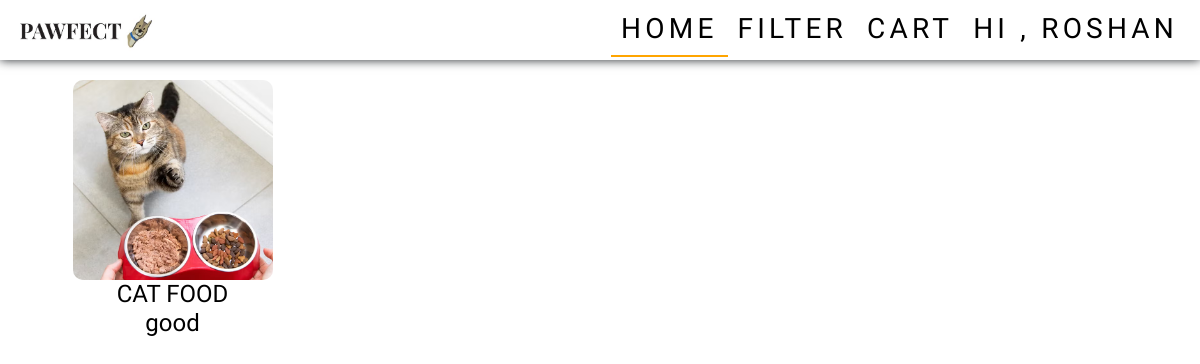
Screenshot of /products/1 (signed in) with the database file from the repository.
### app/models.py (models this page shows)
class Product(models.Model):
    category=models.ForeignKey(Category, on_delete=models.CASCADE)
    name=models.TextField()
    img=models.FileField()
    dis=models.TextField()

### app/views.py (the view)
# urls.py: path('products/<pid>',views.products),
def products(req,pid):
    if 'user' in req.session:
        data=Product.objects.filter(category=pid)
        pet=Pet.objects.all()
        cat=Category.objects.all()
        return render(req,'user/products.html',{'data':data,'pet':pet,'cat':cat})
    else:
        return redirect(shop_login)

### templates/user/products.html (shortened to what this page needs)
<!DOCTYPE html>
<html lang="en">
<head>
    {% load static %}
    <link href="https://cdn.jsdelivr.net/npm/bootstrap@5.3.3/dist/css/bootstrap.min.css" rel="stylesheet">
    <link rel="stylesheet" href="{% static 'css/style.css' %}">
    <link rel="stylesheet" href="{% static 'css/userHome.css' %}">
</head>
<body>
    <nav class="navbar navbar-expand-sm  fixed-top">
        <div class="container-fluid">
          <a class="navbar-brand" href="../user_home"><img src="{% static 'images/pawfectlogo.jpg'%}" alt="" width="150px"></a>
          <div class="collapse navbar-collapse justify-content-end" id="collapsibleNavbar">
            <ul class="navbar-nav">
              <li class="nav-item">
                <a class="nav-link active" href="../user_home">HOME</a>
              </li>
              <li class="nav-item dropdown petDrop">
                <a class="nav-link " href="#" role="button" data-bs-toggle="dropdown">FILTER</a>
              </li>
              <li class="nav-item">
                <a class="nav-link" href="../viewCart">CART</a>
              </li>
              <li class="nav-item dropdown userDrop">
                <a class="nav-link " href="#" role="button" data-bs-toggle="dropdown">hi , {{user.first_name}}</a>
              </li>
            </ul>
          </div>
        </div>
      </nav>
    <div class="container">
      <div class="row productRow">
        {% for i in data %}
            <div class="column">
                <a class="product" href="../product/{{i.pk}}">
                    <img class="petPhoto" src="{{i.img.url}}" alt="">
                    <h6>{{i.name}}</h6>
                    <h6>{{i.dis}}</h6>
                </a>
            </div>
        {% endfor %}
    </div>
    </div>
</body>
</html>

### static/css/style.css (style rules this page uses)
body { margin-top: 60px; font-family: 'Cute Font'; font-size: 28px; }
.navbar { background-color: rgb(255, 255, 255); box-shadow: 0 0 10px ; height: 60px; }
.nav-link { color: rgb(0, 0, 0); padding: 5px 10px !important; text-transform: uppercase; letter-spacing: 0.15em; display: inline-block; position: relative; }
.active { color: black; border-bottom: 2px solid orange; }
.container { padding-top: 20px; }

### static/css/userHome.css (style rules this page uses)
.container { margin-top: 20px; }
.petPhoto { border-radius: 10px; display: block; margin-left: auto; margin-right: auto; width: 200px; height: 200px; object-fit: cover; }
.petLink h2,h6 { text-align: center; }
.product { text-decoration: none; color: black; }
.product h6 { text-align: center; font-size: 24px; margin-bottom: 0; }
.petDrop { position: static !important; }
.productRow .column { -ms-flex: 25%; flex: 25%; max-width: 25%; padding: 0 4px; }

### rows the page displays
Product: img (picture), name "CAT FOOD", dis "good"

### other values shown
{{ user.first_name }} "ROSHAN"
